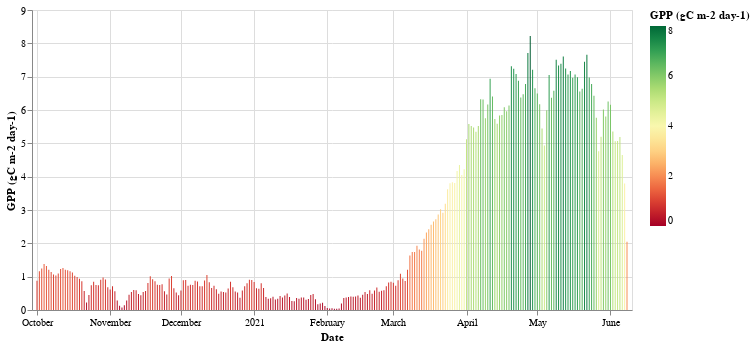

Write notebook code for a chart like this one.
### Code cell
alt.Chart(data_co_fluxes).mark_bar(size=1).encode(
    x='Date:T',
    y='GPP (gC m-2 day-1):Q',
    color=alt.Color(
        'GPP (gC m-2 day-1):Q', scale=alt.Scale(scheme='redyellowgreen', domain=(0, 8))),
    tooltip=[
        alt.Tooltip('Date:T', title='Date'),
        alt.Tooltip('GPP (gC m-2 day-1):Q', title='GPP (gC m-2 day-1)')
    ]).properties(width=600, height=300)

### Figure 1 — Vega-Lite specification as saved in the notebook (floating-point values rounded to 4 significant figures; data arrays with more than 128 entries replaced by an {"elided": "..."} marker saying what was removed)
{"config": {"view": {"continuousWidth": 400, "continuousHeight": 300}}, "data": {"name": "data-331b20df7b3aaa81c9127335757904a5"}, "mark": {"type": "bar", "size": 1}, "encoding": {"color": {"type": "quantitative", "field": "GPP (gC m-2 day-1)", "scale": {"domain": [0, 8], "scheme": "redyellowgreen"}}, "tooltip": [{"type": "temporal", "field": "Date", "title": "Date"}, {"type": "quantitative", "field": "GPP (gC m-2 day-1)", "title": "GPP (gC m-2 day-1)"}], "x": {"type": "temporal", "field": "Date"}, "y": {"type": "quantitative", "field": "GPP (gC m-2 day-1)"}}, "height": 300, "width": 600, "$schema": "https://vega.github.io/schema/vega-lite/v4.8.1.json", "datasets": {"data-331b20df7b3aaa81c9127335757904a5": {"elided": "251 records"}}}
